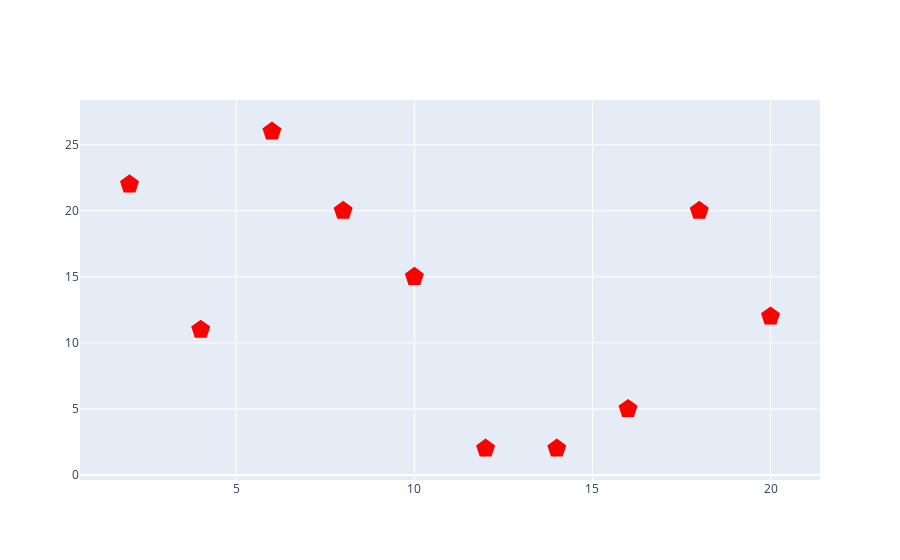

The notebook cell saved with this chart:
### Markdown cell above
Tambien se puede cambiar las formas y colores de la grafica.

### Code cell
#Hagamos un grafico de lineas.
from plotly.offline import iplot
import plotly.graph_objects as go
import numpy as np

values_x = np.array([2, 4, 6, 8 , 10 , 12, 14, 16, 18, 20]) #Generamos 10 valores para el eje x
values_y = np.random.randint(low=0, high=30, size=10) #Generamos 10 valores aleatorios entre 0 y 30
print("Values are: ", values) #Imprimimos los valores generados

data = [go.Scatter(x=values_x, y=values_y, mode="markers", marker=dict(color='red', symbol='pentagon', size=20))] #Creamos un objeto de tipo scatter con los valores generados anteriormente y lo guardamos en la variable data
iplot(data) #Graficamos los valores

### Figure 1 — Plotly figure (JSON) as saved in the notebook; plotly's stock layout.template omitted (floating-point values rounded to 4 significant figures)
{"data": [{"marker": {"color": "red", "size": 20, "symbol": "pentagon"}, "mode": "markers", "type": "scatter", "x": [2, 4, 6, 8, 10, 12, 14, 16, 18, 20], "y": [22, 11, 26, 20, 15, 2, 2, 5, 20, 12]}], "layout": {}}
